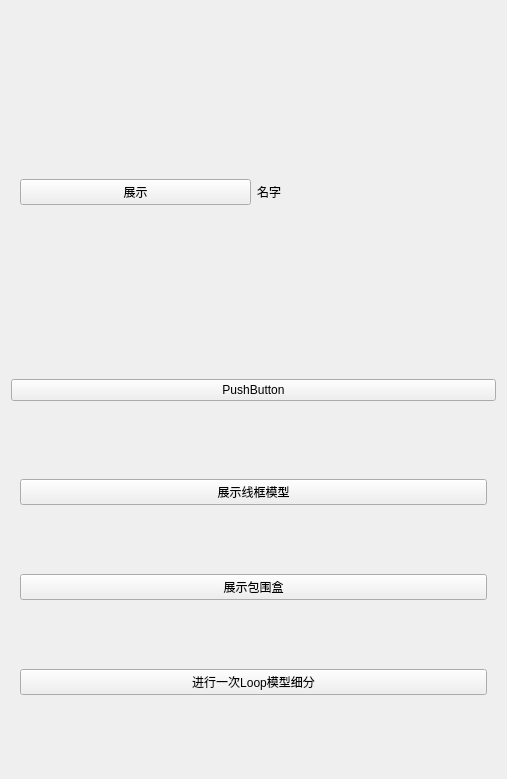
<?xml version="1.0" encoding="UTF-8"?>
<ui version="4.0">
 <class>OneModelWidget</class>
 <widget class="QWidget" name="OneModelWidget">
  <property name="geometry">
   <rect>
    <x>0</x>
    <y>0</y>
    <width>507</width>
    <height>779</height>
   </rect>
  </property>
  <property name="windowTitle">
   <string>Form</string>
  </property>
  <layout class="QVBoxLayout" name="verticalLayout">
   <item>
    <widget class="QWidget" name="widget_2" native="true">
     <layout class="QHBoxLayout" name="horizontalLayout">
      <item>
       <widget class="QPushButton" name="m_pBtnShowOrHide">
        <property name="text">
         <string>展示</string>
        </property>
       </widget>
      </item>
      <item>
       <widget class="QLabel" name="m_pLabName">
        <property name="text">
         <string>名字</string>
        </property>
       </widget>
      </item>
     </layout>
    </widget>
   </item>
   <item>
    <widget class="QPushButton" name="m_pBtnExpand">
     <property name="text">
      <string>PushButton</string>
     </property>
    </widget>
   </item>
   <item>
    <widget class="QWidget" name="m_pWgtFunction" native="true">
     <layout class="QGridLayout" name="gridLayout">
      <item row="1" column="0">
       <widget class="QPushButton" name="m_pBtnShowBoundingBox">
        <property name="text">
         <string>展示包围盒</string>
        </property>
       </widget>
      </item>
      <item row="0" column="0">
       <widget class="QPushButton" name="m_pBtnShowGrid">
        <property name="text">
         <string>展示线框模型</string>
        </property>
       </widget>
      </item>
      <item row="2" column="0">
       <widget class="QPushButton" name="m_pBtnLoopSubdivision">
        <property name="text">
         <string>进行一次Loop模型细分</string>
        </property>
       </widget>
      </item>
     </layout>
    </widget>
   </item>
  </layout>
 </widget>
 <resources/>
 <connections/>
</ui>
